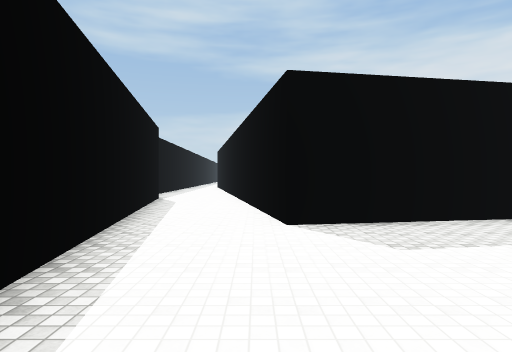
[1] (above)

20 first-person views from a walk through a Unity game level. The camera is 1.5 m above the floor, looks level and sees 75° across. The floor is counted in squares, 2 m on a side. Each view is taken from the middle of a square. On the plan, view 1 faces up. The plan holds only what a view shows up to about 11 squares ahead; the rest is blank. The place goes on beyond the plan. Surface patterns are stand-ins for the level's own textures.

[2]
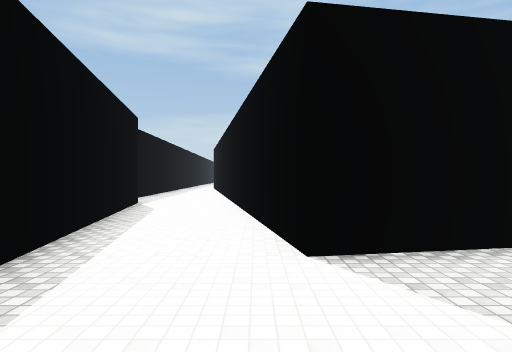

[3]
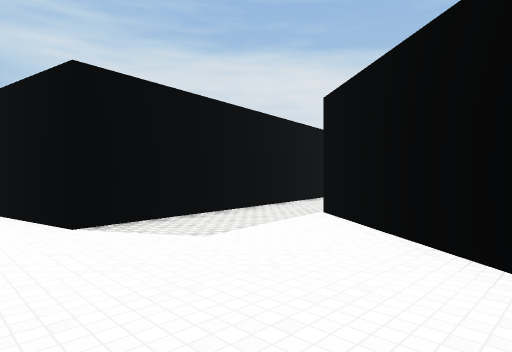

[4]
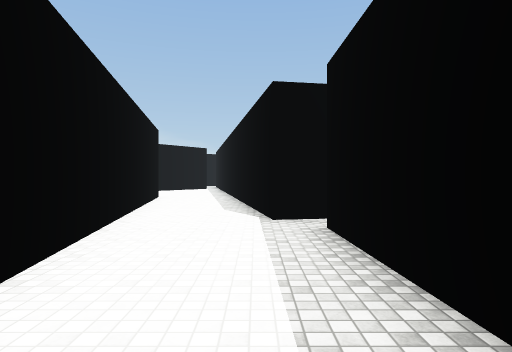

[5]
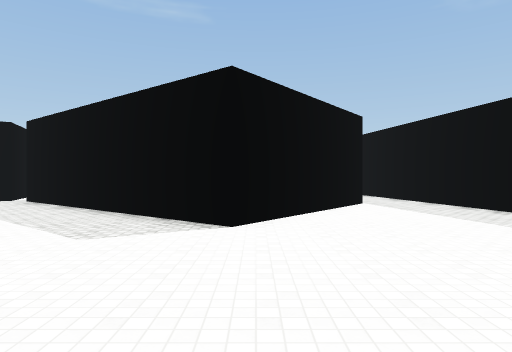

[6]
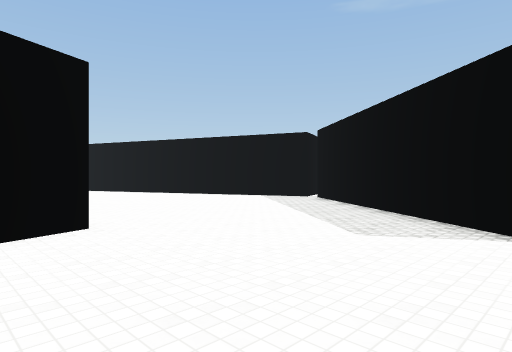

[7]
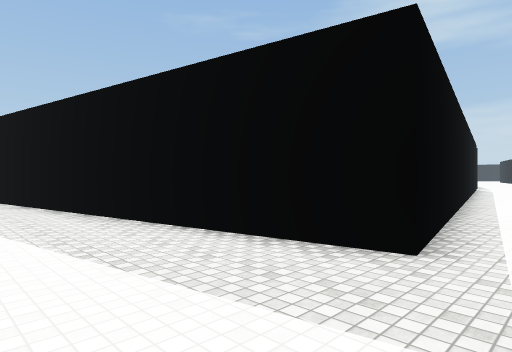

[8]
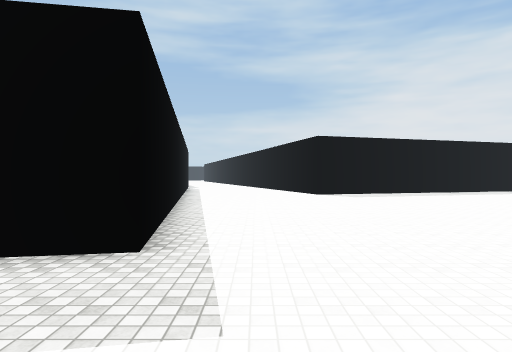

[9]
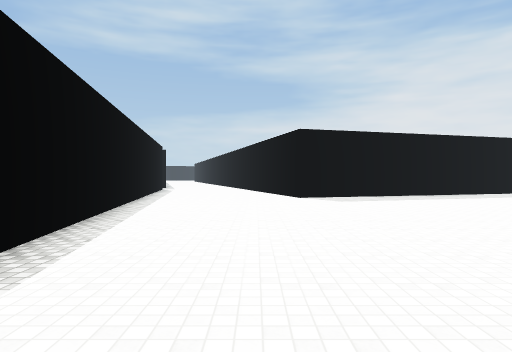

[10]
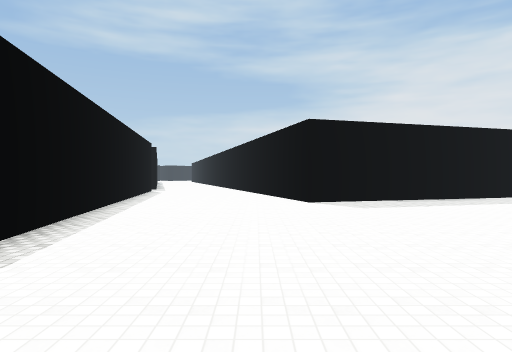

[11]
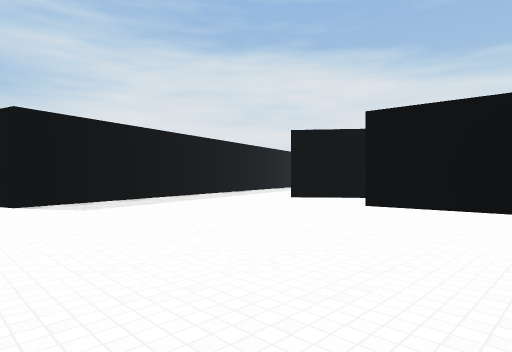

[12]
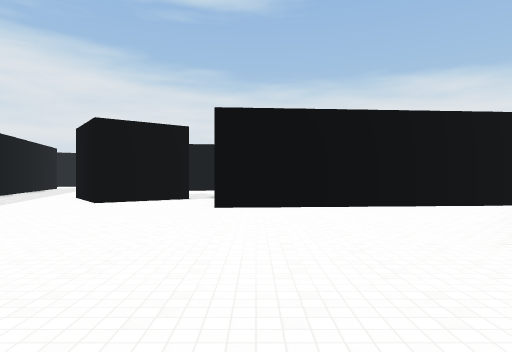

[13]
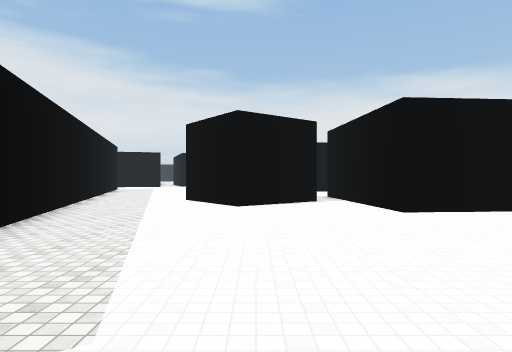

[14]
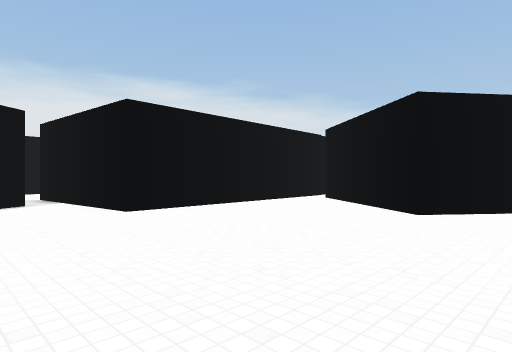

[15]
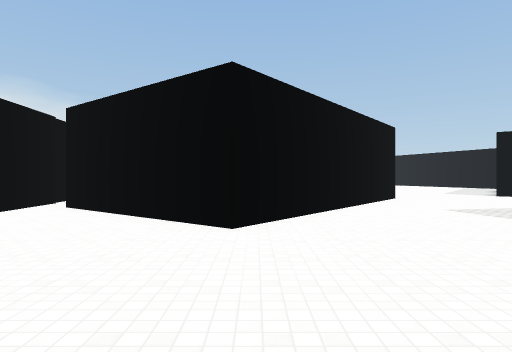

[16]
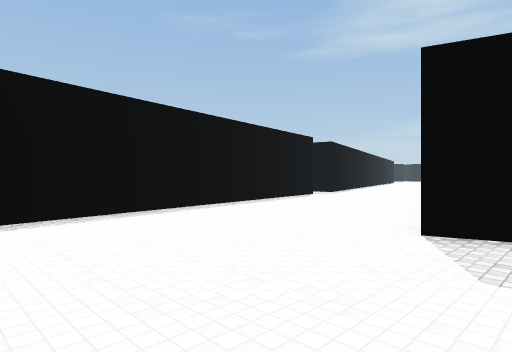

[17]
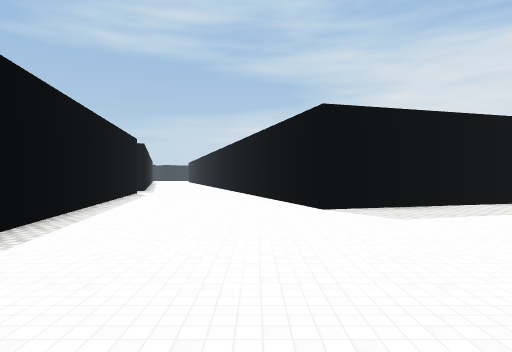

[18]
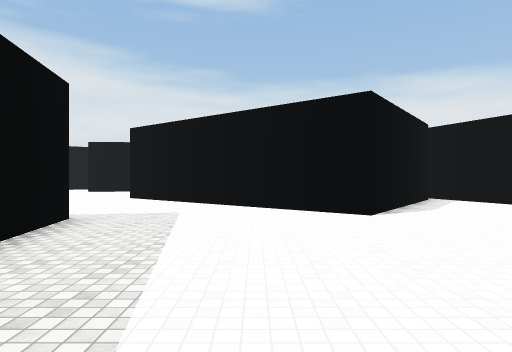

[19]
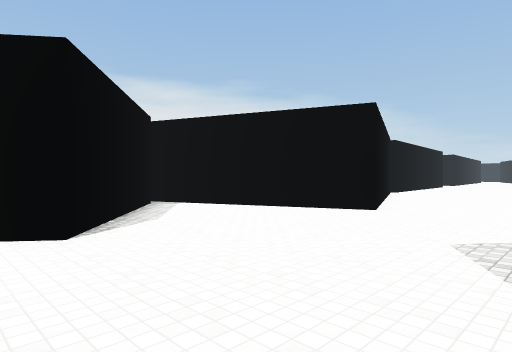

[20]
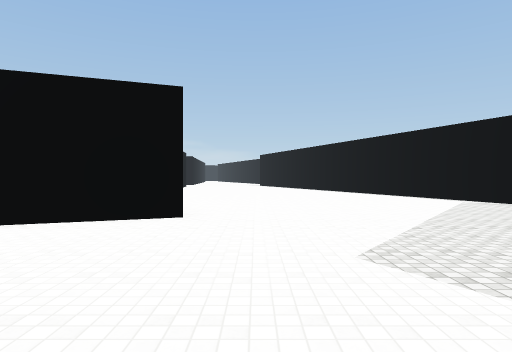

### Floor plan
Points are (right, up) in squares from view 1. A wall is a line through its corners. A room is listed if a view was taken in it or the views show most of it. See-through windows are left out.
Room 1 (views 1, 2, 3, 4)
walls: (0.4, 5.4) (-0.9, 13); (-4.3, 11.1) (-3.3, 11.3) (-2.2, 5.2); (3.5, 5.6) (1.1, 5.2)
ways out: opening at (3, 4.5) to room 2
Room 2 (views 5, 6, 7, 8, 9, 10, 11, 12, 13, 14, 15, 16, 17, 18, 19, 20)
walls: (12.9, 7.3) (11.6, 7.1); (9.1, 6.6) (3.5, 5.6); (8.5, -0.1) (4.1, -5.8); (17.6, -1.5) (13.3, 1.8) (18.3, 8.3) (22.6, 5); (23.4, 5.5) (22.9, 12) (25.5, 12.2); (3.9, 2.7) (4.9, 3.9) (8.4, 1.2); (26, 13.1) (24.2, 15.4) (26.5, 17.2); (10.4, 21) (12.5, 9.3); (13.7, -7.7) (12.3, -4.1) (18.3, -1.8); (25.3, 20) (16.5, 17.5) (15.5, 21); (3, -6.7) (4, -6.4) (5, -9)
ways out: opening at (3, 4.5) to room 1; opening at (23, 5); opening at (26, 13); opening at (26, 18.5)

Positions as (right, up) in squares from view 1, and headings:
1: (0, 0), facing up
2: (0, 2), facing up
3: (-1, 0), facing up-right
4: (-3, 17), facing down
5: (14, 1), facing left
6: (14, 1), facing down-left
7: (14, 4), facing up-left
8: (14, 4), facing up
9: (15, 6), facing up
10: (15, 8), facing up
11: (15, 8), facing up-right
12: (15, 11), facing right
13: (16, 15), facing right
14: (16, 15), facing down-right
15: (18, 13), facing down
16: (18, 13), facing up-left
17: (15, 10), facing up
18: (7, 4), facing right
19: (9, 3), facing down-right
20: (11, 2), facing down
